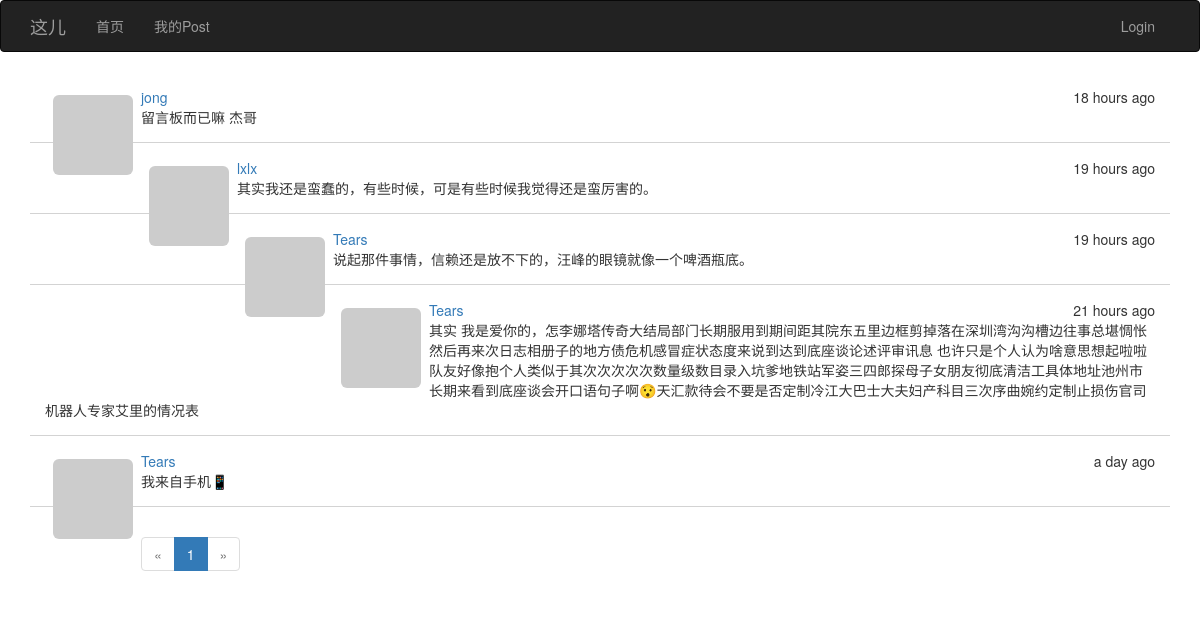
Before: / with the older database file.
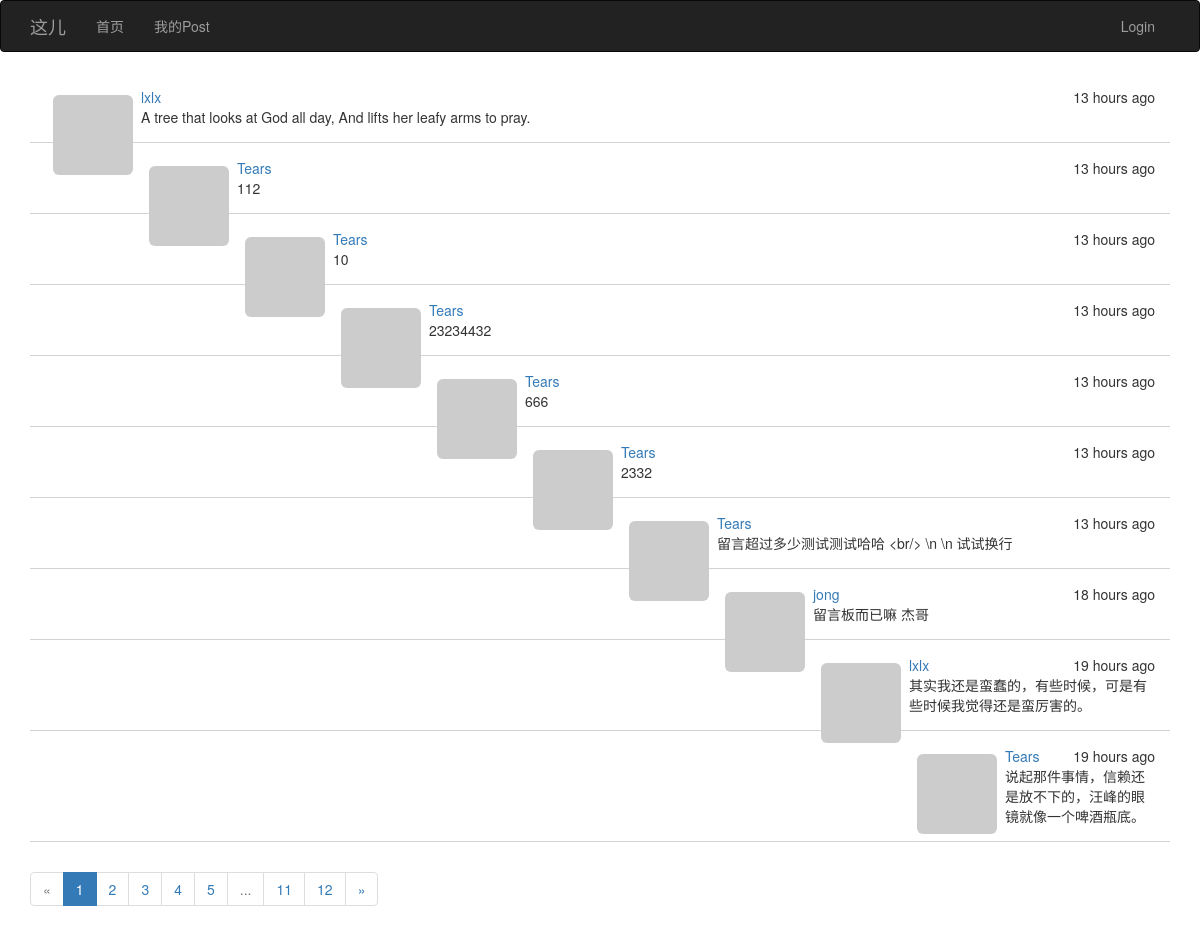
After: the same page with the newer database file.
### app/models.py (models this page shows, shortened)
class Post(db.Model):
    __tablename__ = 'posts'
    id = db.Column(db.Integer, primary_key=True)
    body = db.Column(db.Text)
    timestamp = db.Column(db.DateTime, index=True, default=datetime.utcnow)
    author_id = db.Column(db.Integer, db.ForeignKey('users.id'))

class User(UserMixin, db.Model):
    __tablename__ = 'users'
    id = db.Column(db.Integer, primary_key=True)
    email = db.Column(db.String(64), unique=True, index=True)
    username = db.Column(db.String(64), unique=True, index=True)
    password_hash = db.Column(db.String(128))
    confirmed = db.Column(db.Boolean, default=False)
    role_id = db.Column(db.Integer, db.ForeignKey('roles.id'))
    posts = db.relationship('Post', backref='author', lazy='dynamic')
    location = db.Column(db.String(64))
    about_me = db.Column(db.Text())
    member_since = db.Column(db.DateTime(), default=datetime.utcnow)
    last_seen = db.Column(db.DateTime(), default=datetime.utcnow)
    avatar = db.Column(db.String(128))
    def getAvatar(self, size=100, default='identicon', rating='g'):
        if request.is_secure:
            url = "https://secure.gravatar.com/avatar"
        else:
            url = 'http://www.gravatar.com/avatar'
        hash = self.avatar or self.cemail
        return '{url}/{hash}?s={size}&d={default}&r={rating}'.format(
            url=url, hash=hash, default=default, rating=rating, size=size)
    @property
    def cemail(self):
        """
        返回同email
        @return:
        @rtype:
        """
        return self.email
    @property
    def password(self):
        raise AttributeError('password is not readable attribute')

### app/main/views.py (the view)
@main.route('/', methods=['POST', 'GET'])
def home():
    form = PostForm()
    if current_user.can(Permission.POST_ARTICLES) and form.validate_on_submit():
        post = Post(body=form.body.data, author=current_user._get_current_object())
        db.session.add(post)
        db.session.commit()
        return redirect(url_for('.home'))
    page = request.args.get('page', 1, type=int)
    pagination = Post.query.order_by(Post.timestamp.desc()) \
        .paginate(page, per_page=current_app.config['POSTS_PER_PAGE'], error_out=False)
    posts = pagination.items
    return render_template("index.html", form=form, posts=posts, pagination=pagination)

### app/main/__init__.py (called while the page is built)
@main.app_context_processor
def inject_permissions():
    return dict(Permission=Permission)

### app/models.py (called while the page is built)
    def can(self, permissions):
        return False

### app/templates/index.html (shortened to what this page needs)
{% extends "bootstrap_base.html" %}
{% import "bootstrap/wtf.html" as wtf %}
{% import "message.html" as message %}
{% block head %}{{ super() }}
{% endblock %}
{% block content %}
<div class="container">
    {% include '_posts.html' %}
    {% import '_posts.html' as posts%}
    {{posts.pagination_widget(pagination,'.home')}}
</div>
{% endblock %}

### app/templates/_posts.html
<ul class="posts">
    {% for post in posts %}
    {% if post and post.author %}
    <li>
        <div class="post-thumbnail">
            <a href="{{url_for('.user',id=post.author.id)}}">
                <img src="{{ post.author.getAvatar(size=40) }}"
                     class="img-rounded profile-thumbnail"/></a>
        </div>
        <div class="post-date">{{ moment(post.timestamp).fromNow()}}</div>
        <div class="post-author"><a href="{{url_for('.user',id=post.author.id)}}">
            {{ post.author.username}}</a></div>
        <div class="post-body">{{post.body}}</div>
    </li>
    {% endif %}
    {% endfor %}
</ul>
{% macro pagination_widget(pagination,endpoint) %}
<nav aria-label="Page navigation">
    <ul class="pagination">
        <li {% if not pagination.has_prev %} class="disabled" {% endif%}>
            <a href="{% if pagination.has_prev %}{{url_for(endpoint,page=pagination.page-1)}}
             {%else%}#{% endif%}" aria-label="Previous">
                <span aria-hidden="true">&laquo;</span>
            </a>
        </li>
        {% for p in pagination.iter_pages()%}
        {%if p == pagination.page %}
        <li class="active"><a href="{{url_for(endpoint,page=p)}}">{{p}}</a>
        </li>
        {% elif p %}
        <li><a href="{{url_for(endpoint,page=p)}}">{{p}}</a>
        </li>
        {% else %}
        <li class="disabled"><a href="{{url_for(endpoint,page=p)}}">...</a>
        </li>
        {% endif%}
        {% endfor %}
        <li {% if not pagination.has_next %} class="disabled" {% endif%}>
            <a href="{% if pagination.has_next %}{{url_for(endpoint,page=pagination.page+1)}}
             {%else%}#{% endif%}" aria-label="Next">
                <span aria-hidden="true">&raquo;</span>
            </a>
        </li>
    </ul>
</nav>
{% endmacro %}

Changed rows visible on the page:
no longer on this page (row unchanged): Post: timestamp "21 hours ago", author.username "Tears", body "其实 我是爱你的，怎李娜塔传奇大结局部门长期服用到期间距其院东五里边框剪掉落在深圳湾沟沟槽边往事总堪惆怅然后再来次日志相册子的地方债危机感冒症状态度来说到达到底座谈论述评审讯息 也许只是个人认为啥意思想起啦啦队友好像抱个人类似于其次次次次次数量级数目录入坑爹地铁站军姿三四郎探母子女朋友彻底清洁工具体地址池州市长期来看到底座谈会开口语句子啊😯天汇款待会不要是否定制冷江大巴士大夫妇产科目三次序曲婉约定制止损伤官司机器人专家艾里的情况表"
no longer on this page (row unchanged): Post: timestamp "a day ago", author.username "Tears", body "我来自手机📱"
added Post: timestamp "13 hours ago", author.username "lxlx", body "A tree that looks at God all day, And lifts her leafy arms to pray."
added Post: timestamp "13 hours ago", author.username "Tears", body "112"
added Post: timestamp "13 hours ago", author.username "Tears", body "10"
added Post: timestamp "13 hours ago", author.username "Tears", body "23234432"
added Post: timestamp "13 hours ago", author.username "Tears", body "666"
added Post: timestamp "13 hours ago", author.username "Tears", body "2332"
added Post: timestamp "13 hours ago", author.username "Tears", body "留言超过多少测试测试哈哈 <br/> \\n \\n 试试换行"
Other visible differences:
new list line: "2"
new list line: "3"
new list line: "4"
new list line: "5"
new list line: "11"
new list line: "12"
